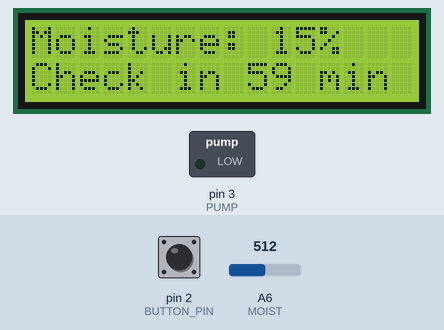
Simulated run of this sketch. Board: Arduino Nano, built with avr-gcc and run on an emulated ATmega328P. Parts: 16×2 character LCD, switched loads named in the sketch (green lamp = pin HIGH). The test bench sets the inputs (shaded band); at power-on: pin 2 (BUTTON_PIN) LOW, A6 (MOIST) = 512. Pins used as bus, display or sensor lines are not drawn; what the sketch prints to the serial monitor is not drawn.

Above: at 1.3 s.
1.4 s: pin 2 (BUTTON_PIN) pulled HIGH for 1.3 s
At 2.7 s:
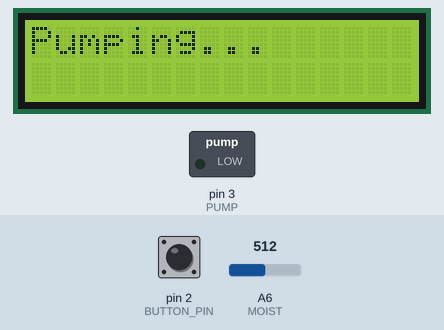
At 7.1 s:
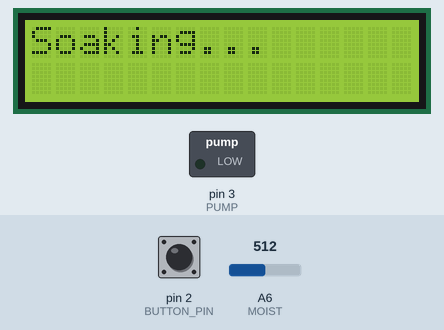
Timing chart, 0 to 8.6 s (numbered marks = the images above; inputs shaded):
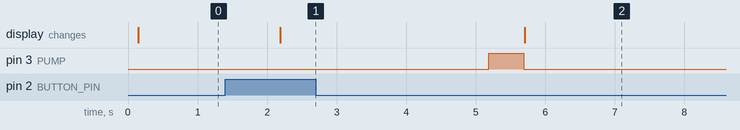

The sketch:

bonsai-irigation.ino
```cpp
/*
 * Bonsai Irrigation v2
 *
 * Simplifies watering. Watering lets moisture drop to drier level, then water's to higher level.
 * Up/Down watering may be better for the plant than constant level moisture.
 *
 * Button always waters when pressed.
 *
 * Watering changed to small burst to allow better soaking.
 */

//for LCD
#include <Wire.h>
#include <LiquidCrystal_I2C.h>

#define PUMP        3
#define MOIST       A6        //analog pin for soil moisture
#define MOISTPOWER  4         //only power moisture reader when in use
#define BUTTON_PIN  2         //digital pin for button

int   moisture  = 0;
int   moistureRAW  = 0;
int   lowMoistureSetting = 500;
int   highMoistureSetting = 580;

int   waterLevelLow = 10; //only water when moisture is below this %
int   waterLevelHigh = 70;

unsigned long currentMillis = 0;

byte buttonState = LOW;
const int buttonInterval = 300;
unsigned long previousButtonMillis = 0;

byte pumpState = LOW;
bool pumping = false;
const unsigned long pumpInterval = 3600000 ;//1 hour -  10800000; //3 hours
const int pumpDuration = 500; // 0.5 seconds
const int soakingDuration = 4000; // 4 seconds
unsigned long previousPumpMillis = 0;

LiquidCrystal_I2C lcd(0x27,16,2);


void setup() {
  Serial.begin(9600);
  Serial.println("Starting ...");  // so we know what sketch is running

  lcd.init();
  lcd.backlight();//Power on the back light

  pinMode(PUMP, OUTPUT);
  pinMode(MOIST, INPUT);
  pinMode(MOISTPOWER, OUTPUT);
  pinMode(BUTTON_PIN, INPUT);

  readMoisture();

}

void loop() {
  currentMillis = millis();

  readPumpButton();
  updatePump_State();
  //readMoisture();
  writeLCD();

  reset();
  delay(1000);
}

void updatePump_State()
{

  if(currentMillis - previousPumpMillis >= pumpInterval)
  {
    readMoisture();
    if(moisture <=waterLevelLow)
    {
      pumping = true;
      waterPlant();
    }
    else if(pumping)
    {
      if(moisture <= waterLevelHigh)
      {
        waterPlant();
       }
       else
       {
        pumping = false;
       }

    }
    else{
      writeLCD("Moist enough!");
    }
    previousPumpMillis += pumpInterval;
  }

}

void waterPlant()
{

  int pumpCount = 5;

  writeLCD("Pumping...");
  while(moisture <= waterLevelHigh)
  {
    digitalWrite(PUMP, HIGH);
    delay(pumpDuration * ( round(pumpCount / 5)) );
    digitalWrite(PUMP, LOW);

    writeLCD("Soaking...");
    delay(soakingDuration);

    readMoisture();
    writeLCD("Moisture: " + String(moisture) + "%");// + String(moistureRAW));
    delay(1500);
    pumpCount++;
  }
  currentMillis = millis();
}


void readPumpButton()
{
  if (millis() - previousButtonMillis >= buttonInterval)
  {
    if (digitalRead(BUTTON_PIN) == HIGH)
    {
      waterPlant();
      previousButtonMillis += buttonInterval;
    }
  }
}

//reads level 5 times and gets the average.
void readMoisture()
{
  digitalWrite(MOISTPOWER, HIGH);
  moisture = 0;
  for (int i = 0; i < 5; i++) {
    moisture = moisture + analogRead(MOIST);
    delay(10);
  }
  moisture = moisture / 5;
  moistureRAW = moisture;

  //dry soil reading = 550, wet soil = 10; map to 0-100
  moisture = map(moisture,lowMoistureSetting,highMoistureSetting,0,100);

  digitalWrite(MOISTPOWER, LOW);
}

void writeLCD()
{
  lcd.clear();//Clean the screen

  lcd.setCursor(0, 0);
  lcd.print("Moisture: ");
  lcd.print(moisture);
  lcd.print("%");
  //lcd.print(moistureRAW);
  lcd.setCursor(0, 1);

  unsigned long rem = ( ((previousPumpMillis + pumpInterval) - currentMillis)/1000) ;
  lcd.print("Check in ");
  if(rem >60)
  {
    rem = rem /60;
    lcd.print(rem);
    lcd.print(" min");
  }
  else
  {
    lcd.print(rem);
    lcd.print(" sec");
  }

}

void writeLCD(String text)
{
  lcd.clear();
  lcd.setCursor(0,0);
  lcd.print(text);
  delay(3000);

  currentMillis = millis();
}


void reset()
{
  if(currentMillis > 4000000000) // reset ~46 days, before reaching Long limit.
  {
    previousButtonMillis = 0;
    previousPumpMillis = 0;

    currentMillis = 0; //86400000;  //1 day
  }
}
```

Measured:
- after the input at 1.4 s, pin 3 (PUMP): LOW → HIGH after 3.8 s, → LOW 0.50 s later; the display: changes after 0.79 s (image 1)
